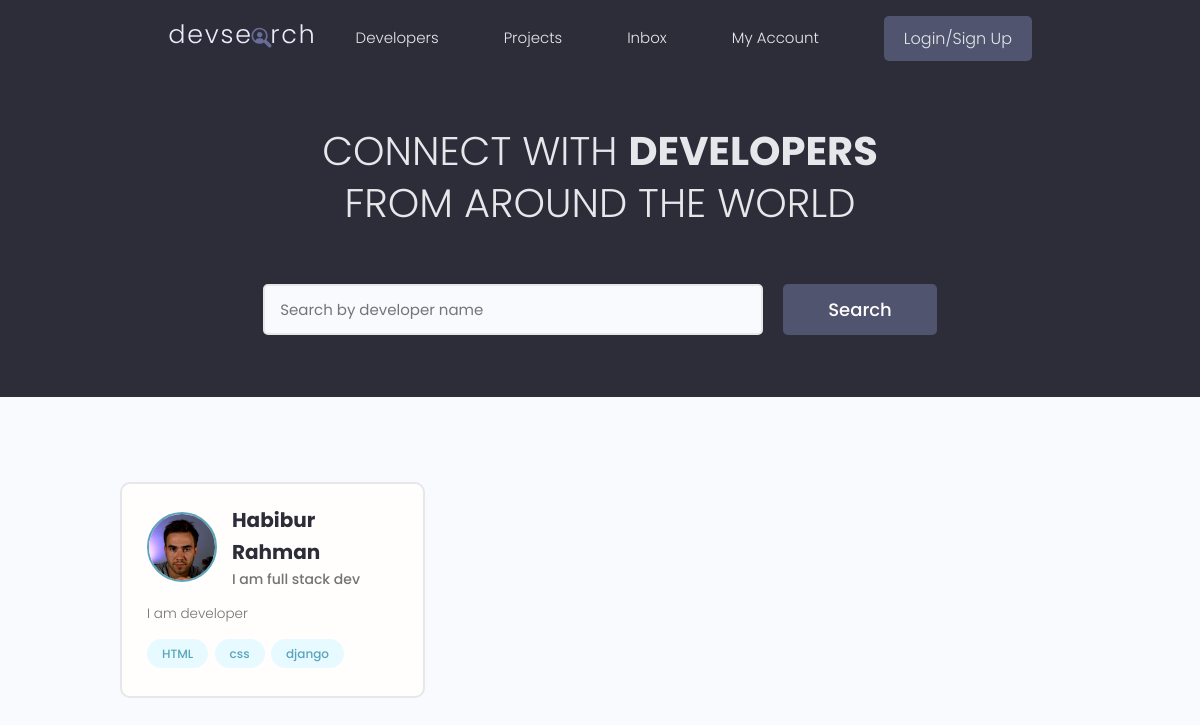
/, run on an earlier commit of the app's database.
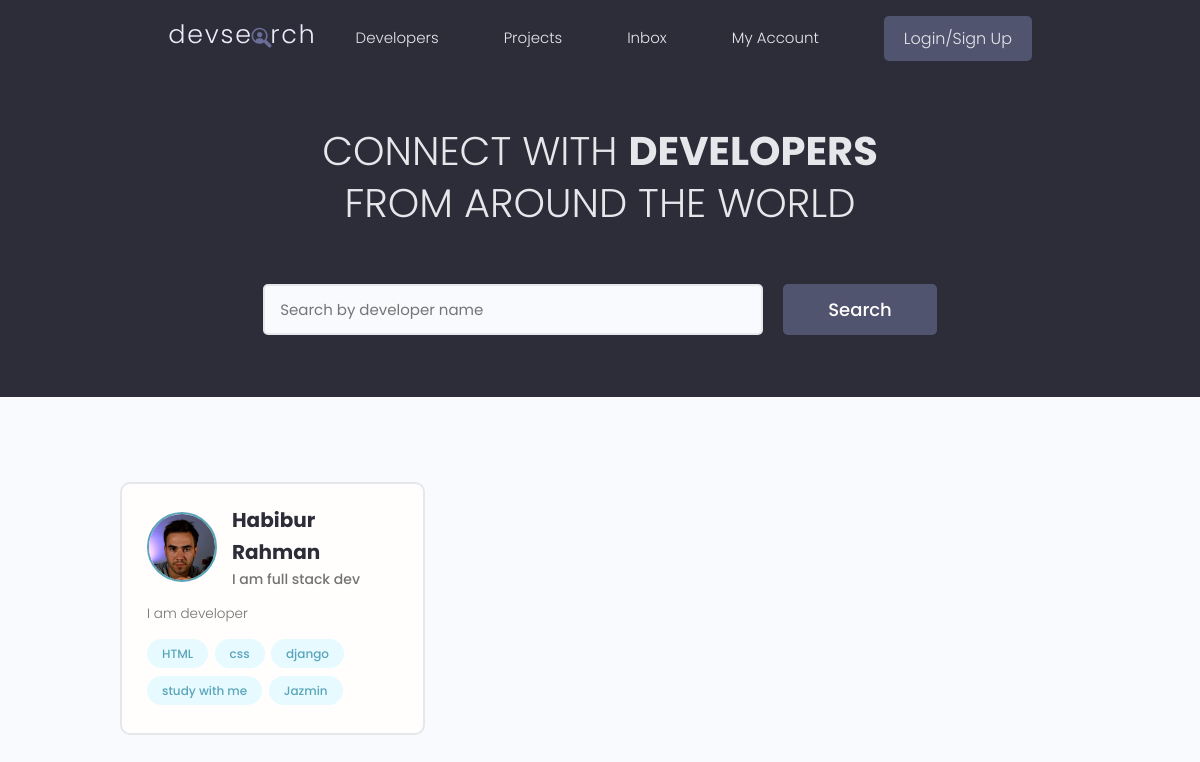
And on a later commit of the database.
### users/models.py (models this page shows, shortened)
class Profile(models.Model):
    user = models.OneToOneField(User, on_delete=models.CASCADE, null=True, blank=True)
    name = models.CharField(max_length=200, blank=True, null=True)
    email = models.EmailField(max_length=500, blank=True, null=True)
    username = models.CharField(max_length=200, blank=True, null=True)
    location = models.CharField(max_length=200, blank=True, null=True)
    short_intro = models.CharField(max_length=200, blank=True, null=True)
    bio = models.TextField(blank=True, null=True)
    profile_image = models.ImageField(null=True, blank=True, upload_to='profiles/', default='profiles/user-default.png')
    social_github = models.CharField(max_length=200, blank=True, null=True)
    social_twitter = models.CharField(max_length=200, blank=True, null=True)
    social_linkedin = models.CharField(max_length=200, blank=True, null=True)
    social_youtube = models.CharField(max_length=200, blank=True, null=True)
    social_website = models.CharField(max_length=200, blank=True, null=True)
    created = models.DateField(auto_now_add=True)
    id = models.UUIDField(default=uuid.uuid4, unique=True, primary_key=True, editable=False)

class Skill(models.Model):
    owner = models.ForeignKey(Profile, on_delete=models.CASCADE, null=True, blank=True)
    name = models.CharField(max_length=200, blank=True, null=True)
    description = models.TextField(blank=True, null=True)
    created = models.DateField(auto_now_add=True)
    id = models.UUIDField(default=uuid.uuid4, unique=True, primary_key=True, editable=False)
    def __str__(self):
        return str(self.name)

### users/views.py (the view)
# urls.py: path('', views.profiles, name='profiles'),
def profiles(request):
    profiles = Profile.objects.all()
    context = {'profiles': profiles}
    return render(request, 'users/profiles.html', context)

### users/templates/users/profiles.html (shortened to what this page needs)
{% extends 'main.html' %}
{% block content %}
<main class="home">
    <section class="hero-section text-center">
      <div class="container container--narrow">
        <div class="hero-section__box">
          <h2>CONNECT WITH <span>DEVELOPERS</span></h2>
          <h2>FROM AROUND THE WORLD</h2>
        </div>
        <div class="hero-section__search">
          <form class="form" action="#" method="get">
            <div class="form__field">
              <input class="input input--text" id="formInput#search" type="text" name="text"
                placeholder="Search by developer name" />
            </div>
            <input class="btn btn--sub btn--lg" type="submit" value="Search" />
          </form>
        </div>
      </div>
    </section>
    <section class="devlist">
      <div class="container">
        <div class="grid grid--three">
            {% for profile in profiles %}
          <div class="column card">
            <div class="dev">
              <a href="{% url 'user-profiles' profile.id %}" class="card__body">
                <div class="dev__profile">
                  <img class="avatar avatar--md" src="{{profile.profile_image.url}}" alt="image" />
                  <div class="dev__meta">
                    <h3>{{profile.name}}</h3>
                    <h5>{{profile.short_intro}}</h5>
                  </div>
                </div>
                <p class="dev__info">{{profile.bio|slice:"150"}}</p>
                <div class="dev__skills">
                    {% for skill in profile.skill_set.all|slice:"5" %}
                  <span class="tag tag--pill tag--main">
                    <small>{{skill}}</small>
                  </span>
                  {% endfor %}
                </div>
              </a>
            </div>
          </div>
          {% endfor%}
        </div>
      </div>
    </section>
  </main>
{% endblock %}

What changed in the data, as far as the page shows it:
added Skill: name "study with me"
added Skill: name "Jazmin"
